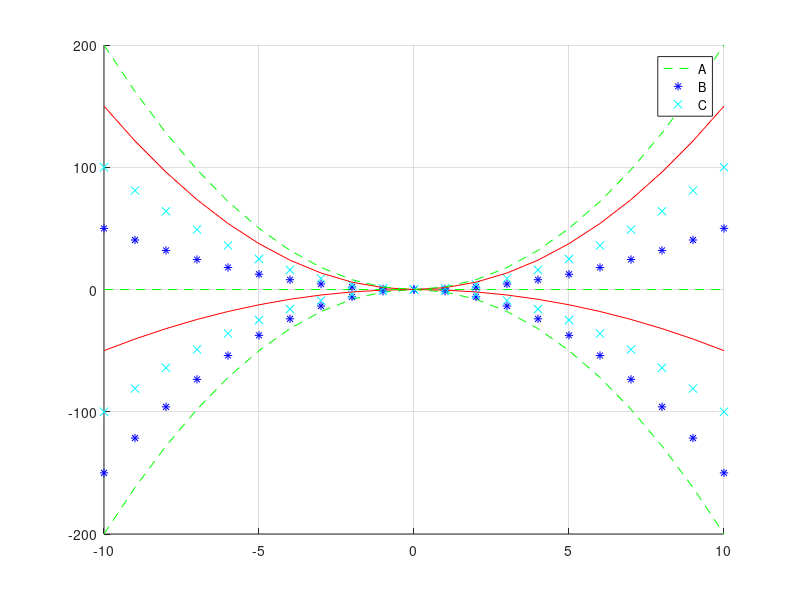

Write the MATLAB code that produced this figure.
figure;       
hold on;    
grid on; 
x = -10:10; 
a = -2 : .5 : 2;
k=size(a);%iterator
kolor=['r- ';'g--';'b* ';'cx '];
for i=k(1):k(2)
    plot(x, a(i)*x.*x,kolor(mod(i,4)+1,:)); 
end
legend('A','B','C');
